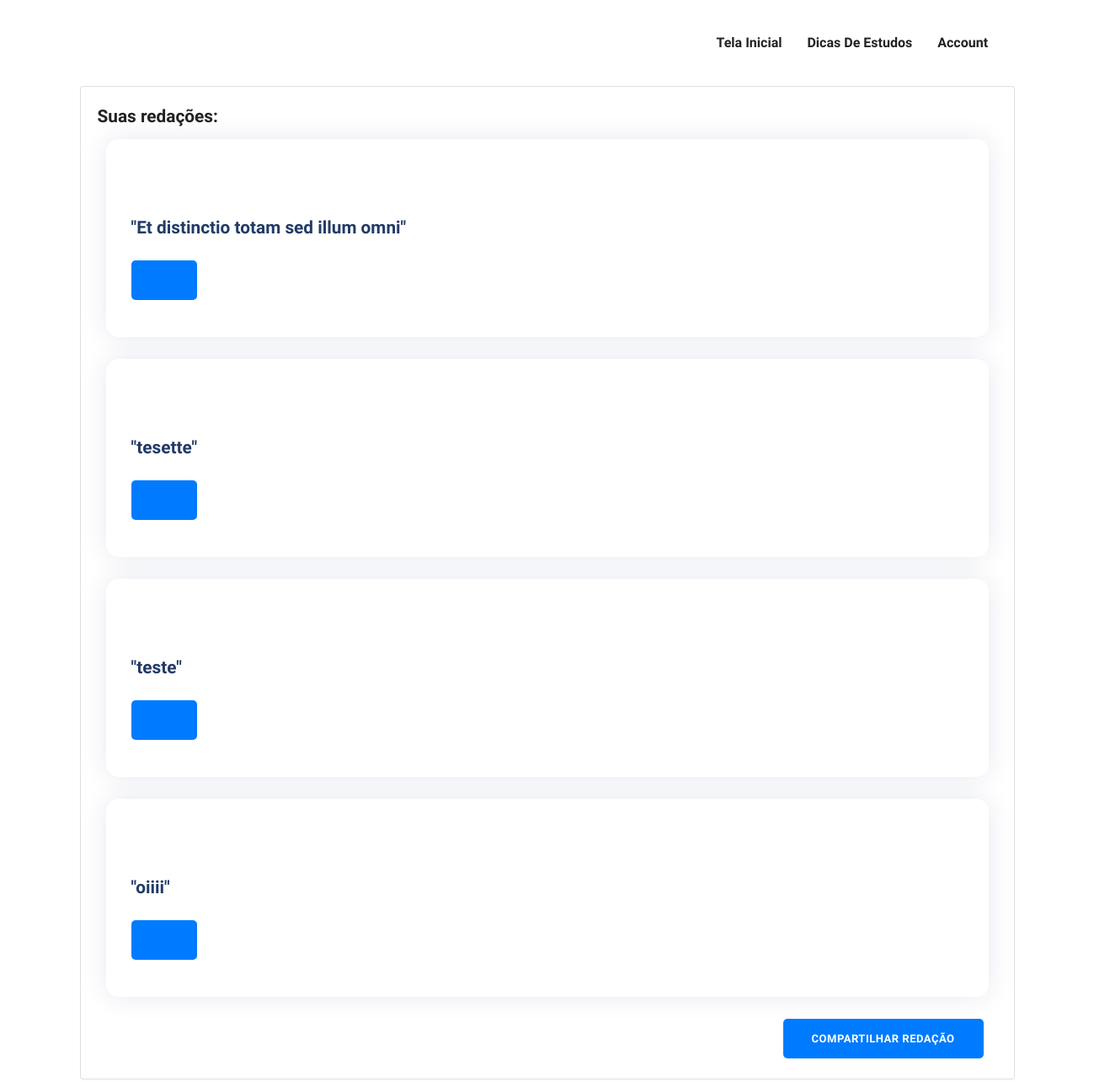
The app's page /redif/listar/ with its own data.
### RedifApp/models.py (models this page shows)
class Redacao(models.Model):
    titulo = models.CharField(
        max_length = 45,
        blank = False,
        null = False,
    )
    area = models.CharField(
        blank=False,
        null = False,
        max_length=45,
    )
    tema = models.CharField(
        blank=False,
        null = False,
        max_length=45,
    )
    data_criacao = models.DateTimeField(
        blank=False,
        null = False,
        default= date.today,
    )
    conteudo = models.TextField(
        blank = False,
        null = False,
        max_length= 15000
    )
    comentario = models.TextField(
        max_length=300,
        blank= True,
        null= True,
        default=None
    )
    fk_autor = models.ForeignKey(
        User,
        on_delete=models.CASCADE,
    )

### RedifApp/views.py (the view)
# urls.py: path("listar/", views.listarRedacao, name='listarRedacao'),
def listarRedacao(request):
    Redacoes = Redacao.objects.all()
    context = {
        "Redacao": Redacoes,
        'Logado': False,
        'Usuario' : False,
    }
    if User.is_authenticated:
        try:
            context['Usuario'] = request.user.id
            context['Logado'] = True
        except: pass
    return render(request,'redacao/listar.html', context)

### templates/redacao/listar.html (shortened to what this page needs)
{% extends '-index.html' %}
{% load static %}
{%load static%}
{% block content %}
<div class="row">
    <div class="col-12">
        <div class="card">
            <div class="card-body">
                <h4 class="card-title">Suas redações: </h1>
                {% if Redacao %}
                {% for r in Redacao %}
                <div class="feature-item mb-5 mb-lg-0">
                    <div class="row">
                        <div class="col-sm-12">
                            <div class="feature-icon mb-4"><i class="icofont-file-text"></i>
                            <a href="/redif/detalhar/{{ r.id }}"><h4 class="mb-3">"{{r.titulo}}"</h4></a></div>
                            <div class="row">
                                <div class="col-sm-6">
                                    <a href="/redif/detalhar/{{ r.id }}">
                                        <button type="button" class="btn mb-1 btn-primary">
                                            <span class="btn-icon-right"> <i class="icofont-external-link"></i></i></span>
                                        </button>
                                    </a>
                                </div>
                            </div>
                        </div>
                </div>
                </div>
                <br>
                {% endfor %}
                {% else %}
                <p>Não há redações, clique em compartilhar redações para adicioná-las</p>
                {% endif %}
                <div class="text-right mr-3">
                    <a href="/redif/criar/">
                        <button type="button" class="btn mb-1 btn-primary">
                            Compartilhar redação <span class="btn-icon-right"></span>
                        </button>
                    </a>
                </div>
            </div>
        </div>
    </div>
</div>
</div>
{% endblock %}

### static/css/style.css (style rules this page uses)
html { overflow-x: hidden; }
body { line-height: 1.6; font-family: "Roboto", sans-serif; -webkit-font-smoothing: antialiased; font-size: 16px; color: #6F8BA4; font-weight: 400; }
h1, .h1, h2, .h2, h3, .h3, h4, .h4, h5, .h5, h6, .h6 { font-family: "Exo", sans-serif; font-weight: 700; color: #222; }
h4, .h4 { font-size: 1.3rem; line-height: 30px; }
.btn { display: inline-block; font-size: 14px; font-size: 0.8125rem; font-weight: 700; letter-spacing: .5px; padding: .75rem 2rem; font-family: "Exo", sans-serif; text-transform: uppercase; border-radius: 5px; border: 2px solid transparent; transition: all .35s ease; }
a { color: #222; text-decoration: none; transition: all .35s ease; }
.feature-item { flex-basis: 33.33%; margin: 0px 10px; padding: 40px 30px; background-color: #fff; border-radius: 15px 15px 15px 15px; box-shadow: 0px 0px 30px 0px rgba(0, 42, 106, 0.1); }
.feature-item .feature-icon i { font-size: 50px; color: #223a66; }
.feature-item h4 { color: #223a66; }

### records on screen
Redacao: titulo "Et distinctio totam sed illum omni"
Redacao: titulo "tesette"
Redacao: titulo "teste"
Redacao: titulo "oiiii"
